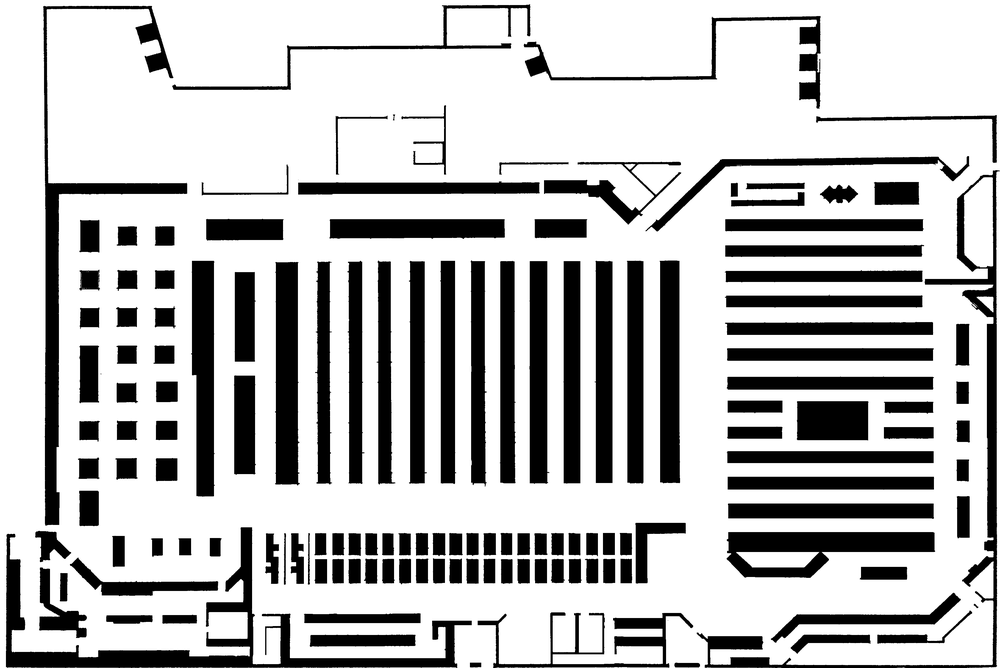
#> input picture test_data/supermarket.png, 1000 x 668 px, shrunk from 3360 x 2246 before the run
$ python extract.py ../test_data/supermarket.png   (older library calls are emulated)
#> lines starting #> are read from the running program, lines starting #| are printed output that depends on the picture
#!/bin/python3

import argparse
import cv2
import os
import numpy as np
import json
import math


def to_network(voronoi: np.ndarray, bin_size_px:int, n:int) -> dict:
    bins = np.zeros((int(voronoi.shape[0] / bin_size_px)+1, int(voronoi.shape[1] / bin_size_px)+1, 3), np.float32)
    for x in range(0, voronoi.shape[0]):
        xb = int(x / bin_size_px)
        for y in range(0, voronoi.shape[1]):
            yb = int(y / bin_size_px)
            if voronoi[x, y] > 0:
                bins[xb, yb, 0] += x
                bins[xb, yb, 1] += y
                bins[xb, yb, 2] += 1

    nodes = []
    labels = np.ones((bins.shape[0], bins.shape[1]), np.uint32) * -1
    label = 0
    for xb in range(0, bins.shape[0]):
        for yb in range(0, bins.shape[1]):
            if bins[xb, yb, 2] > 0:
                x_node = float(bins[xb, yb, 0] / bins[xb, yb, 2])
                y_node = float(bins[xb, yb, 1] / bins[xb, yb, 2])
                nodes.append({"x":x_node, "y":y_node})
                labels[xb, yb] = label
                label += 1

    edges = []
    for xb in range(n, bins.shape[0]-n):
        for yb in range(n, bins.shape[1]-n):
            src = labels[xb, yb]
            if src < 0:
                continue
            for rx in range(-n, n+1):
                for ry in range(-n, n+1):
                    if rx == 0 and ry == 0:
                        continue
                    dst = labels[xb+rx, yb+ry]
                    if dst < 0:
                        continue
                    dxx = (nodes[src]['x'] - nodes[dst]['x'])
                    dyy = (nodes[src]['y'] - nodes[dst]['y'])
                    w = max([1, math.sqrt(dxx * dxx + dyy * dyy)])
                    edges.append({"u":float(src), "v":float(dst), "w":w})

    return (nodes, edges)


def main():
  parser = argparse.ArgumentParser(description='Creates a graph from a black/white map image')
  parser.add_argument('source_occupancy_map_image', type=str, help='Source occupancy image')
  parser.add_argument('--output-graph-json', type=str, default=None, help='Output path to graph JSON')
  parser.add_argument('--neighbors', '-n', type=int, default=1, help='Number of neighboring bins to connect')
  parser.add_argument('--bin-size', '-b', type=int, default=None, help='Node binning size (used in places of --downsampling-rate)')
  parser.add_argument('--downsampling-rate', '-d', type=float, default=0.009, help='Downsamping rate used for graph node sparsification')
  parser.add_argument('--show', '-s', action='store_true', help='Render graph once processing is complete')
  args = parser.parse_args()

  args.output_graph_json = args.output_graph_json or f"{os.path.splitext(args.source_occupancy_map_image)[0]}.graph.json"
  print(f"Transforming binary image ({args.source_occupancy_map_image}) to graph ({args.output_graph_json})")

  # Load the image
  input_image = cv2.imread(args.source_occupancy_map_image, cv2.IMREAD_GRAYSCALE)
#> input_image is the input picture: shape (668, 1000); min 0, max 255, mean 189.1

  # Compute bin size
  bin_size_px = args.bin_size or max([1, int(input_image.shape[0] * args.downsampling_rate), int(input_image.shape[1] * args.downsampling_rate)])
#> bin_size_px = 9

  print("Running morphological transforms...")

  # Fill small gaps
  kernel_radius = bin_size_px
#> kernel_radius = 9
  kernel = cv2.getStructuringElement(cv2.MORPH_ELLIPSE, (kernel_radius, kernel_radius))
  input_filtered = cv2.bitwise_not(input_image)
  input_filtered = cv2.dilate(input_filtered, kernel, iterations=1)
  input_filtered = cv2.erode(input_filtered, kernel, iterations=1)
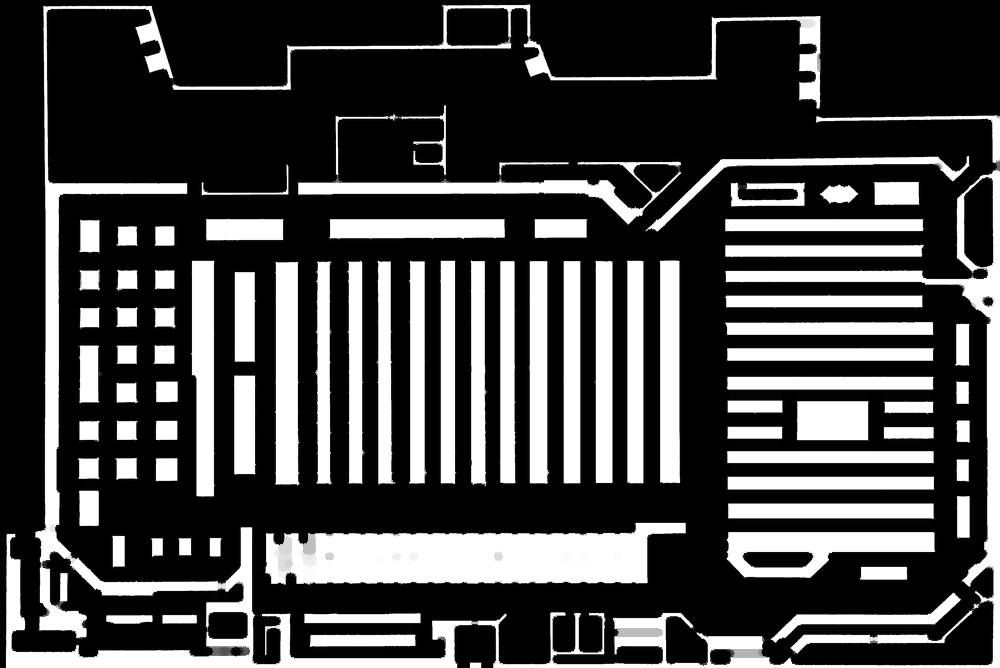
#> input_filtered: shape (668, 1000); min 0, max 255, mean 70.5
  input_filtered = cv2.dilate(input_filtered, kernel, iterations=1)
  input_filtered = cv2.bitwise_not(input_filtered)
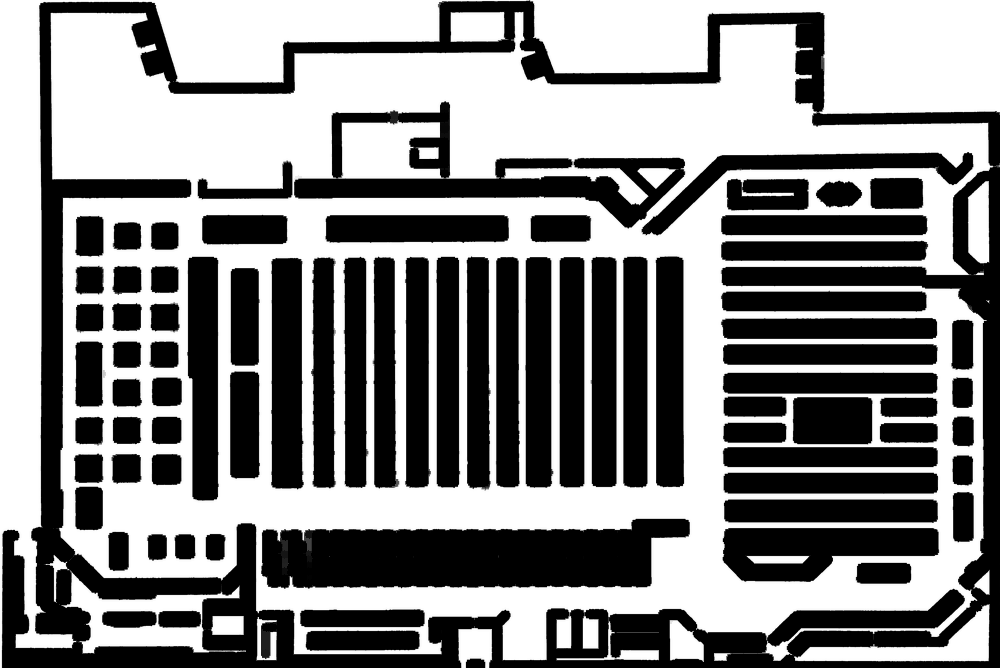
#> input_filtered: shape (668, 1000); min 0, max 255, mean 135.6

  # Display the image
  if args.show:
      canvas = np.zeros((input_image.shape[0], input_image.shape[1], 3), np.uint8)
      canvas[:,:,0] = input_filtered
      canvas[:,:,1] = input_image
      canvas[:,:,2] = input_image
      cv2.namedWindow("preview", cv2.WINDOW_NORMAL)
      cv2.imshow("preview", canvas)
      cv2.waitKey(0)

  print("Running skeletonization...")

  # Run flood fill for voronoi cell location
  dist, labels = cv2.distanceTransformWithLabels(input_filtered, cv2.DIST_L2, 3)
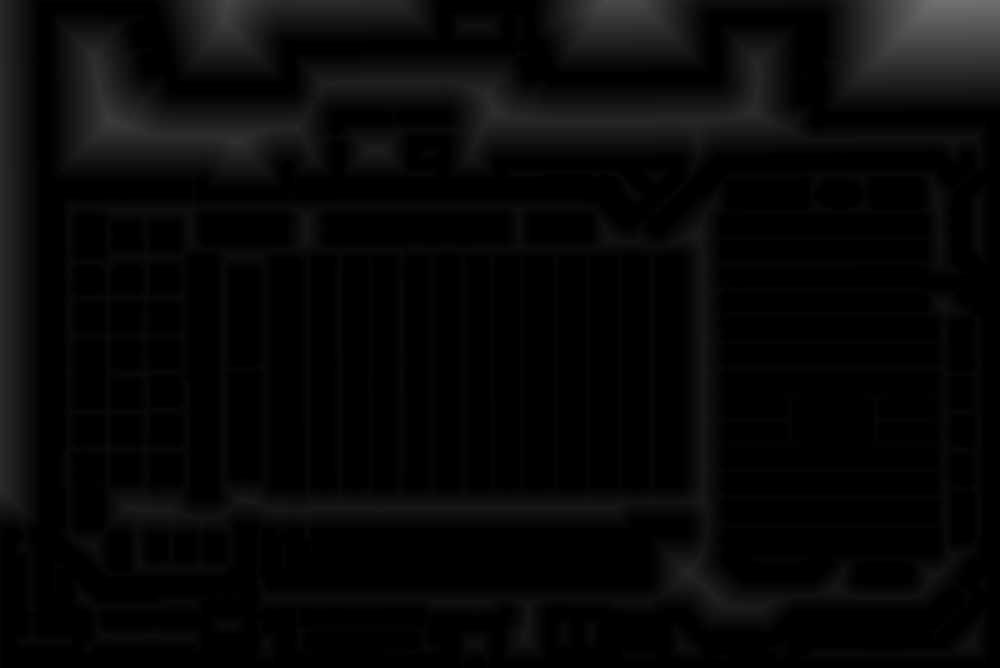
#> dist: shape (668, 1000) float32; min 0, max 113, mean 7.6
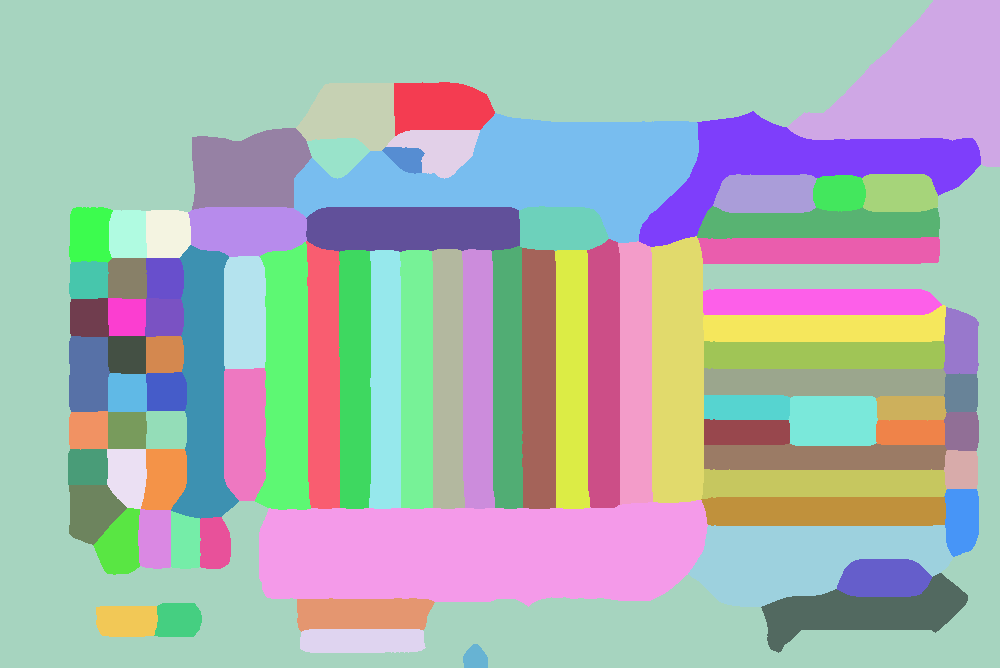
#> labels: shape (668, 1000) int32; 85 distinct labels, from 1 to 85; one colour per label, 0 black

  print("Running laplacian...")

  # Detect voronoi edges
  voronoi = cv2.Laplacian(labels.astype(np.int16), ddepth=cv2.CV_16S, ksize=3).astype(np.uint8)
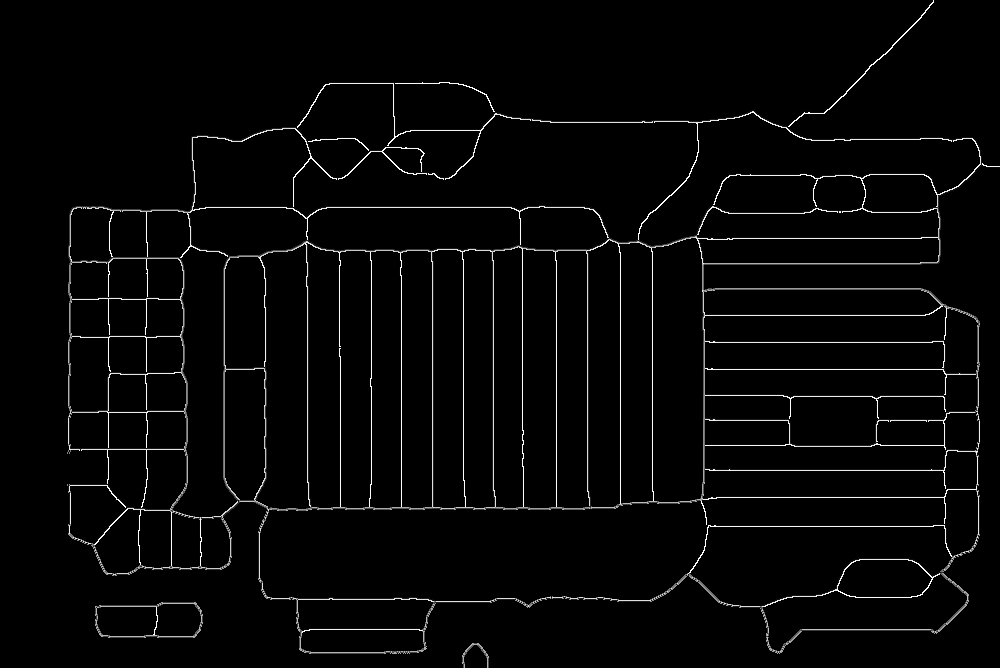
#> voronoi: shape (668, 1000); min 0, max 254, mean 6.7

  # Display the image
  if args.show:
      canvas = (0.25 * cv2.bitwise_not(input_image).astype(np.float32) + 0.75 * cv2.bitwise_and(input_image, cv2.dilate(voronoi, kernel, iterations=1)).astype(np.float32)).astype(np.uint8)
      cv2.imshow("preview", canvas)
      cv2.waitKey(0)

  print("Creating network...")

  # Compute graph
  nodes, edges = to_network(voronoi=voronoi, bin_size_px=bin_size_px, n=args.neighbors)
#> after the loop in to_network, `for x in range(0, voronoi.shape[0]):`:
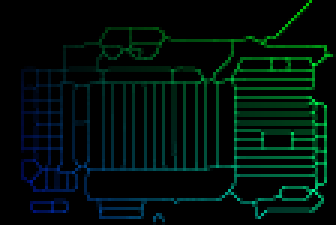
#> bins: shape (75, 112, 3) float32 (shown 3 times larger); mean of channels 0, 1, 2 1524.3, 2205.8, 4.2; drawn with min black and max white
#> after the loop in to_network, `for xb in range(0, bins.shape[0]):`:
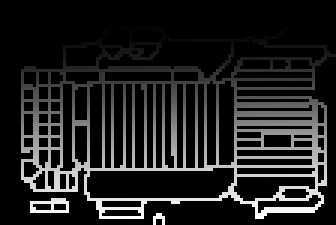
#> labels: shape (75, 112) int64 (shown 3 times larger); min -1, max 2098, mean 261.4; drawn with min black and max white
#> nodes = 2099 items; edges = 7435 items

  print("Saving...")

  # Save graph as JSON
  with open(args.output_graph_json, 'w+', encoding="utf-8") as out:
      json.dump({
        "source" : args.source_occupancy_map_image,
        "bin_size" : bin_size_px,
        "nodes" : nodes,
        "edges" : edges,
      }, out)

  print("Done.")

  # Display the image
  if args.show:
      canvas = np.zeros((input_image.shape[0], input_image.shape[1], 3), np.uint8)
      canvas[:,:,0] = input_image
      canvas[:,:,1] = (0.75 * input_image.astype(np.float32) + 0.25 * cv2.bitwise_and(input_image, cv2.bitwise_not(cv2.dilate(voronoi, kernel, iterations=1))).astype(np.float32)).astype(np.uint8)
      canvas[:,:,2] = input_image

      circle_radius = max([1, int(bin_size_px / 4)])
      line_width = max([1, int(bin_size_px / 8)])
      for e in edges:
          u = int(e['u'])
          v = int(e['v'])
          u_pt = (int(nodes[u]['y']), int(nodes[u]['x']))
          v_pt = (int(nodes[v]['y']), int(nodes[v]['x']))
          cv2.line(canvas, u_pt, v_pt, (255, 0, 0), line_width)

      for v in nodes:
          cv2.circle(canvas, (int(v['y']), int(v['x'])), circle_radius, (0, 0, 255), -1)

      cv2.namedWindow("preview", cv2.WINDOW_NORMAL)
      cv2.imshow("preview", canvas)
      cv2.waitKey(0)
      cv2.destroyAllWindows()

if __name__ == '__main__':
  main()
